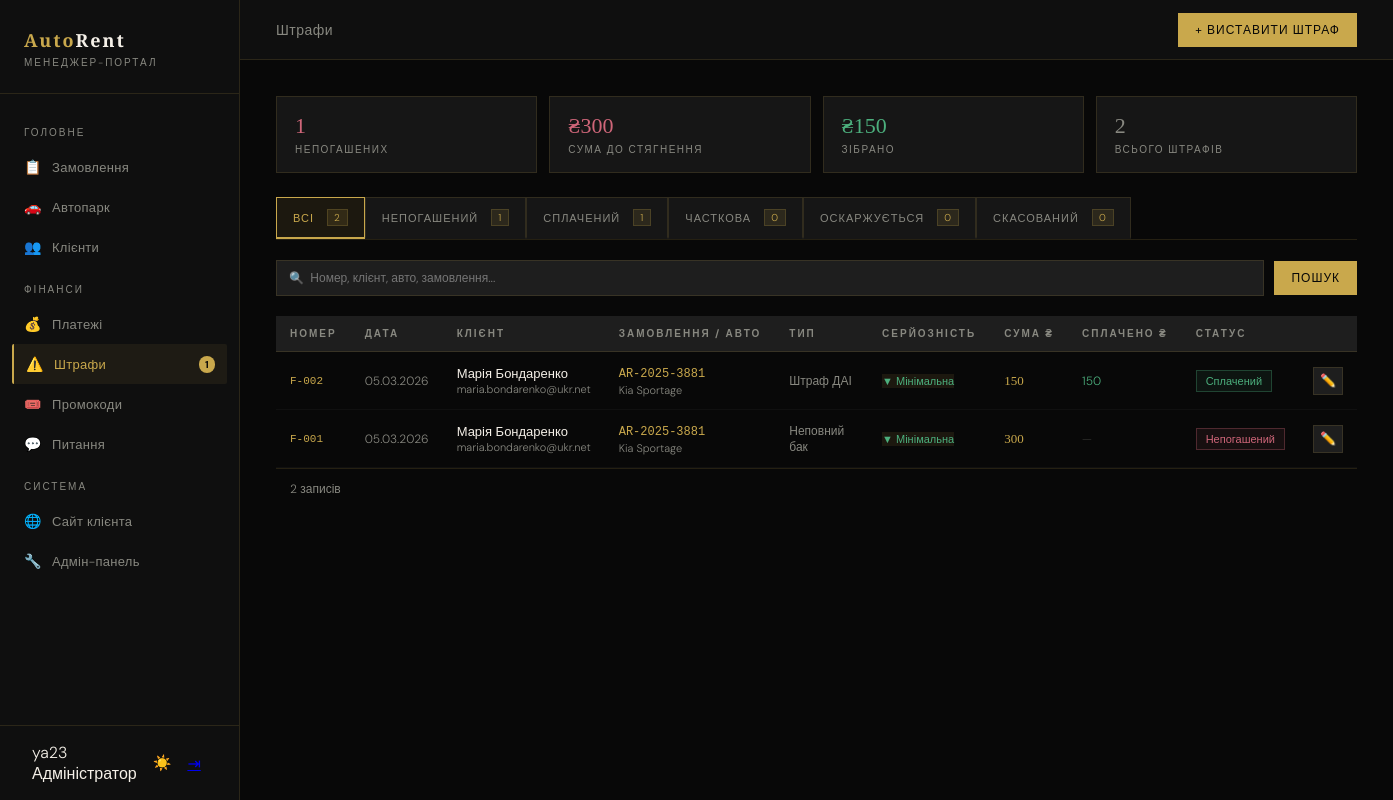
The page /manager/fines/ (signed in) on the database its author committed.
### core/models.py (models this page shows, shortened)
class Fine(models.Model):
    TYPES = [('late_return','Запізнення повернення'),('body_damage','Пошкодження кузову'),('interior_damage','Пошкодження салону'),('empty_tank','Неповний бак'),('accident','ДТП'),('traffic_fine','Штраф ДАІ'),('other','Інше')]
    SEVERITIES = [('low','Мінімальна'),('medium','Середня'),('high','Критична')]
    STATUSES = [('unpaid','Непогашений'),('paid','Сплачений'),('partial','Часткова'),('disputed','Оскаржується'),('waived','Скасований')]
    number = models.CharField('Номер', max_length=20, unique=True, blank=True)
    booking = models.ForeignKey(Booking, on_delete=models.CASCADE, related_name='fines')
    fine_type = models.CharField('Тип', max_length=30, choices=TYPES, default='other')
    severity = models.CharField('Серйозність', max_length=10, choices=SEVERITIES, default='medium')
    amount = models.DecimalField('Сума USD', max_digits=8, decimal_places=2)
    paid_amount = models.DecimalField('Сплачено USD', max_digits=8, decimal_places=2, default=0)
    status = models.CharField('Статус', max_length=10, choices=STATUSES, default='unpaid')
    description = models.TextField('Опис', blank=True)
    photo = models.ImageField('Фото', upload_to='fines/', blank=True, null=True)
    manager = models.ForeignKey(User, on_delete=models.SET_NULL, null=True, blank=True, related_name='issued_fines')
    created_at = models.DateTimeField(auto_now_add=True)
    class Meta:
        verbose_name = 'Штраф'
        verbose_name_plural = 'Штрафи'
        ordering = ['-created_at']

class Booking(models.Model):
    STATUSES = [('pending','Очікує'),('awaiting_payment','Очікує оплати'),('paid','Оплачено'),('active','Активне'),('completed','Завершено'),('cancelled','Скасовано')]
    TARIFFS = [('base','Base (зі заставою)'),('prime','Prime (без застави)')]
    PAYMENTS = [('card','Картка'),('cash','Готівка'),('bank','Безготівковий')]
    PICKUPS = [('office','Офіс, вул. Клочківська, 94а'),('airport','Аеропорт «Харків»'),('station','Залізничний вокзал'),('delivery','Доставка по місту'),('delivery_out','Доставка за місто')]
    number = models.CharField('Номер', max_length=20, unique=True, blank=True)
    user = models.ForeignKey(User, on_delete=models.CASCADE, related_name='bookings')
    car = models.ForeignKey(Car, on_delete=models.CASCADE, related_name='bookings')
    date_from = models.DateField('Від')
    date_to = models.DateField('До')
    time_from = models.TimeField('Час отримання', default='10:00')
    time_to   = models.TimeField('Час повернення', default='10:00')
    pickup_location    = models.CharField('Місце отримання', max_length=20, choices=PICKUPS, default='office')
    delivery_address   = models.CharField('Адреса доставки', max_length=255, blank=True)
    return_location    = models.CharField('Місце повернення', max_length=20, choices=PICKUPS, default='office')
    return_address     = models.CharField('Адреса повернення', max_length=255, blank=True)
    tariff = models.CharField('Тариф', max_length=10, choices=TARIFFS, default='base')
    payment_method = models.CharField('Оплата', max_length=10, choices=PAYMENTS, default='card')
    status = models.CharField('Статус', max_length=20, choices=STATUSES, default='pending')
    extra_gps = models.BooleanField('GPS', default=False)
    extra_child_seat = models.BooleanField('Дитяче крісло', default=False)
    extra_wifi = models.BooleanField('Wi-Fi', default=False)
    extra_driver = models.BooleanField('Доп. водій', default=False)
    extra_tire = models.BooleanField('Захист шин', default=False)
    extra_green_card = models.BooleanField('Зелена картка', default=False)
    total_price = models.DecimalField('Сума USD', max_digits=10, decimal_places=2, default=0)
    deposit_amount = models.DecimalField('Застава USD', max_digits=10, decimal_places=2, default=0)
    SOURCES = [('web','Сайт (повна форма)'),('quick','Швидке замовлення'),('manager','Менеджер')]
    manager_note = models.TextField('Нотатка', blank=True)
    source = models.CharField('Джерело', max_length=20, choices=SOURCES, default='web')
    promo_code = models.CharField('Промокод', max_length=50, blank=True)
    created_at = models.DateTimeField(auto_now_add=True)
    updated_at = models.DateTimeField(auto_now=True)
    class Meta:
        verbose_name = 'Замовлення'
        verbose_name_plural = 'Замовлення'
        ordering = ['-created_at']

class Car(models.Model):
    CAR_CLASSES = [('economy','Економ'),('comfort','Комфорт'),('business','Бізнес'),('vip','VIP'),('crossover','Кросовер'),('minivan','Мінівен'),('electric','Електро')]
    FUELS = [('petrol','Бензин'),('diesel','Дизель'),('electric','Електро'),('hybrid','Гібрид')]
    STATUSES = [('free','Вільний'),('rented','У прокаті'),('service','На ТО'),('broken','Несправний')]
    brand = models.CharField('Марка', max_length=50)
    model = models.CharField('Модель', max_length=100)
    year = models.IntegerField('Рік', default=2023)
    car_class = models.CharField('Клас', max_length=20, choices=CAR_CLASSES, default='comfort')
    fuel = models.CharField('Паливо', max_length=20, choices=FUELS, default='petrol')
    transmission = models.CharField('КПП', max_length=30, default='Автомат')
    seats = models.IntegerField('Місць', default=5)
    engine = models.CharField('Двигун', max_length=40, blank=True)
    drive = models.CharField('Привід', max_length=20, default='Передній')
    color = models.CharField('Колір', max_length=30, default='Чорний')
    plate = models.CharField('Держ. номер', max_length=20, unique=True)
    mileage = models.IntegerField('Пробіг км', default=0)
    price_base = models.DecimalField('Base USD/доба', max_digits=8, decimal_places=2, default=50)
    price_prime = models.DecimalField('Prime USD/доба', max_digits=8, decimal_places=2, default=70)
    deposit = models.DecimalField('Застава USD', max_digits=8, decimal_places=2, default=1500)
    status = models.CharField('Статус', max_length=20, choices=STATUSES, default='free')
    next_service = models.DateField('Наступне ТО', null=True, blank=True)
    description = models.TextField('Опис', blank=True)
    features = models.TextField('Особливості (через кому)', blank=True)
    image = models.ImageField('Фото', upload_to='cars/', blank=True, null=True)
    emoji = models.CharField('Емодзі', max_length=8, default='🚗')
    is_featured = models.BooleanField('На головній', default=False)
    is_popular  = models.BooleanField('Популярний', default=False)
    created_at = models.DateTimeField(auto_now_add=True)
    class Meta:
        verbose_name = 'Автомобіль'
        verbose_name_plural = 'Автомобілі'
        ordering = ['car_class', 'brand']

### manager_portal/views.py (the view, shortened to what this page needs)
# urls.py: path('fines/', views.fines, name='manager_fines'),
@manager_req
def fines(request):
    from django.db.models import Q, Sum
    qs = Fine.objects.select_related('booking__user','booking__car').order_by('-created_at')
    sf  = request.GET.get('status','')
    q   = request.GET.get('q','')
    if sf: qs = qs.filter(status=sf)
    stats = {
        'unpaid_count':  Fine.objects.filter(status='unpaid').count(),
        'unpaid_amount': Fine.objects.filter(status='unpaid').aggregate(t=Sum('amount'))['t'] or 0,
        'paid_amount':   Fine.objects.filter(status='paid').aggregate(t=Sum('amount'))['t'] or 0,
        'total':         Fine.objects.count(),
    }
    bookings_for_form = Booking.objects.select_related('user','car').filter(
        status__in=['active','completed','paid']
    ).order_by('-created_at')[:100]
    counts_all = Fine.objects.count()
    fine_statuses_counts = [
        (val, label, Fine.objects.filter(status=val).count())
        for val, label in Fine.STATUSES
    ]
    return render(request, 'manager/fines.html', {
        'fines': qs, 'stats': stats, 'sf': sf,
        'fine_statuses': Fine.STATUSES,
        'fine_statuses_counts': fine_statuses_counts,
        'fine_counts_all': counts_all,
        'fine_types': Fine.TYPES,
        'severities': Fine.SEVERITIES,
        'bookings_for_form': bookings_for_form,
    })

### templates/manager/fines.html (shortened to what this page needs)
{% extends 'manager/base_manager.html' %}
{% block main_content %}
<div class="topbar">
  <div class="topbar-title">Штрафи</div>
  <button class="tb-btn primary" onclick="openAdd()">+ Виставити штраф</button>
</div>
<div class="content">
  <div class="stats-row">
    <div class="stat-card"><div class="stat-val red">{{ stats.unpaid_count }}</div><div class="stat-lbl">Непогашених</div></div>
    <div class="stat-card"><div class="stat-val red">₴{{ stats.unpaid_amount|floatformat:0 }}</div><div class="stat-lbl">Сума до стягнення</div></div>
    <div class="stat-card"><div class="stat-val grn">₴{{ stats.paid_amount|floatformat:0 }}</div><div class="stat-lbl">Зібрано</div></div>
    <div class="stat-card"><div class="stat-val gray">{{ stats.total }}</div><div class="stat-lbl">Всього штрафів</div></div>
  </div>
  <div class="status-tabs">
    <a class="stab {% if not sf %}active{% endif %}" href="{% url 'manager_fines' %}{% if request.GET.q %}?q={{ request.GET.q }}{% endif %}">
      Всі <span class="cnt">{{ fine_counts_all }}</span>
    </a>
    {% for val, label, cnt in fine_statuses_counts %}
    <a class="stab {% if sf == val %}active{% endif %}" href="?status={{ val }}{% if request.GET.q %}&q={{ request.GET.q }}{% endif %}">
      {{ label }} <span class="cnt">{{ cnt }}</span>
    </a>
    {% endfor %}
  </div>
  <form method="get">
    <div class="filter-bar">
      <input type="text" name="q" value="{{ request.GET.q }}" placeholder="🔍  Номер, клієнт, авто, замовлення...">
      <button type="submit" class="tb-btn primary">Пошук</button>
    </div>
  </form>
  <div style="overflow-x:auto;">
  {% if fines %}
  <table class="ft">
    <thead>
      <tr><th>Номер</th><th>Дата</th><th>Клієнт</th><th>Замовлення / Авто</th><th>Тип</th><th>Серйозність</th><th>Сума ₴</th><th>Сплачено ₴</th><th>Статус</th><th></th></tr>
    </thead>
    <tbody>
      {% for f in fines %}
      <tr>
        <td style="font-family:monospace;font-size:11px;color:var(--gold);">{{ f.number }}</td>
        <td style="font-size:12px;white-space:nowrap;">{{ f.created_at|date:"d.m.Y" }}</td>
        <td>
          <div class="hl">{{ f.booking.user.get_full_name|default:f.booking.user.username }}</div>
          <div style="font-size:11px;">{{ f.booking.user.email }}</div>
        </td>
        <td>
          <a href="{% url 'manager_bookings' %}?q={{ f.booking.number }}" style="color:var(--gold);text-decoration:none;font-size:12px;font-family:monospace;">{{ f.booking.number }}</a>
          <div style="font-size:11px;margin-top:2px;">{{ f.booking.car.brand }} {{ f.booking.car.model }}</div>
        </td>
        <td style="font-size:12px;">{{ f.get_fine_type_display }}</td>
        <td><span class="sev-{{ f.severity }}">{% if f.severity == 'low' %}▼ Мінімальна{% elif f.severity == 'medium' %}● Середня{% else %}▲ Критична{% endif %}</span></td>
        <td><span class="gld">{{ f.amount|floatformat:0 }}</span></td>
        <td style="font-size:12px;">{% if f.paid_amount > 0 %}<span style="color:#4caf7d;">{{ f.paid_amount|floatformat:0 }}</span>{% else %}<span style="opacity:.3;">—</span>{% endif %}</td>
        <td><span class="sp sp-{{ f.status }}">{{ f.get_status_display }}</span></td>
        <td>
          <div class="act">
            <button class="abt" title="Деталі / Редагувати" onclick="openFine({{ f.pk }})">✏️</button>
          </div>
        </td>
      </tr>
      {% endfor %}
    </tbody>
  </table>
  <div style="padding:12px 14px;font-size:12px;color:var(--gray);border-top:1px solid var(--border);">{{ fines|length }} записів</div>
  {% else %}
  <div style="padding:60px;text-align:center;color:var(--gray);"><div style="font-size:40px;margin-bottom:12px;">⚠️</div><div>Штрафів не знайдено</div></div>
  {% endif %}
  </div>
</div>
{% endblock %}

### templates/manager/base_manager.html (shortened to what this page needs)
{% load static %}<!DOCTYPE html>
<html lang="uk">
<head>
<link rel="stylesheet" href="{% static 'css/manager.css' %}?v=10">
</head>
<body>
<aside class="sidebar" id="mgrSidebar">
  <div class="sidebar-logo">
    <div class="logo-mark">Auto<span>Rent</span></div>
    <div class="logo-sub">Менеджер-портал</div>
  </div>
  <nav class="sidebar-nav">
    <div class="nav-section-label">Головне</div>
    <a class="nav-item {% if 'booking' in request.resolver_match.url_name|default:'' %}active{% endif %}" href="{% url 'manager_bookings' %}">
      <span class="nav-icon">📋</span> Замовлення
    </a>
    <a class="nav-item {% if request.resolver_match.url_name in 'manager_cars,manager_car_edit,manager_car_add' %}active{% endif %}" href="{% url 'manager_cars' %}">
      <span class="nav-icon">🚗</span> Автопарк
    </a>
    <a class="nav-item {% if 'client' in request.resolver_match.url_name|default:'' %}active{% endif %}" href="{% url 'manager_clients' %}">
      <span class="nav-icon">👥</span> Клієнти
    </a>
    <div class="nav-section-label">Фінанси</div>
    <a class="nav-item {% if request.resolver_match.url_name == 'manager_payments' %}active{% endif %}" href="{% url 'manager_payments' %}">
      <span class="nav-icon">💰</span> Платежі
    </a>
    <a class="nav-item {% if 'fine' in request.resolver_match.url_name|default:'' %}active{% endif %}" href="{% url 'manager_fines' %}">
      <span class="nav-icon">⚠️</span> Штрафи
      {% if unpaid_fines %}<span class="nav-badge">{{ unpaid_fines }}</span>{% endif %}
    </a>
    <a class="nav-item {% if request.resolver_match.url_name == 'manager_promos' %}active{% endif %}" href="{% url 'manager_promos' %}">
      <span class="nav-icon">🎟️</span> Промокоди
    </a>
    <a class="nav-item {% if request.resolver_match.url_name == 'manager_inquiries' %}active{% endif %}" href="{% url 'manager_inquiries' %}">
      <span class="nav-icon">💬</span> Питання
    </a>
    <div class="nav-section-label">Система</div>
    <a class="nav-item" href="{% url 'index' %}">
      <span class="nav-icon">🌐</span> Сайт клієнта
    </a>
    <a class="nav-item" href="/admin/">
      <span class="nav-icon">🔧</span> Адмін-панель
    </a>
  </nav>
  <div class="sidebar-user">
    <div>
      <div class="user-name">{{ user.get_full_name|default:user.username }}</div>
      <div class="user-role">{% if user.is_superuser %}Адміністратор{% else %}Менеджер{% endif %}</div>
    </div>
    <button onclick="toggleManagerTheme()" class="user-logout theme-toggle-mgr" id="themeToggleMgr" title="Змінити тему" style="font-size:15px;background:none;border:none;color:var(--gray);cursor:pointer;transition:color .2s;padding:4px;">☀️</button>
    <a href="{% url 'logout' %}" class="user-logout" title="Вийти">⇥</a>
  </div>
</aside>
<div class="main-content">
  {% block main_content %}{% endblock %}
</div>
</body>
</html>

### rows shown on the page
Fine: number "F-002", created_at "05.03.2026", booking.user.get_full_name "Марія Бондаренко", booking.user.email "maria.bondarenko@ukr.net", booking.number "AR-2025-3881", booking.car.brand "Kia", booking.car.model "Sportage", fine_type "Штраф ДАІ", severity "▼ Мінімальна", amount "150", paid_amount "150", status "Сплачений"
Fine: number "F-001", created_at "05.03.2026", booking.user.get_full_name "Марія Бондаренко", booking.user.email "maria.bondarenko@ukr.net", booking.number "AR-2025-3881", booking.car.brand "Kia", booking.car.model "Sportage", fine_type "Неповний бак", severity "▼ Мінімальна", amount "300", status "Непогашений"

### other values the page prints
{{ unpaid_fines }} "1"
{{ user.get_full_name|default:user.username }} "ya23"
{{ stats.unpaid_count }} "1"
{{ stats.unpaid_amount|floatformat:0 }} "300"
{{ stats.paid_amount|floatformat:0 }} "150"
{{ stats.total }} "2"
{{ fine_counts_all }} "2"
{{ label }} "НЕПОГАШЕНИЙ" "СПЛАЧЕНИЙ" "ЧАСТКОВА" "ОСКАРЖУЄТЬСЯ" "СКАСОВАНИЙ"
{{ cnt }} "1" "1" "0" "0" "0"
{{ fines|length }} "2"
